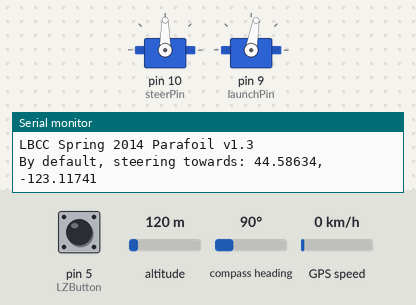
Simulated run of this sketch. Board: Arduino Uno, built with avr-gcc and run on an emulated ATmega328P. Parts: 2 × servo, the last lines printed to the serial monitor. The test bench sets the inputs (shaded band); at power-on: pin 5 (LZButton) HIGH, compass heading 90°, altitude 120 m, GPS speed 0 km/h. The GPS gets a fix after 3 s at 37.7749, -122.4194 with 8 satellites.

Above: at 1.2 s.
1.3 s: pin 5 (LZButton) pulled LOW for 3.2 s
At 2.6 s:
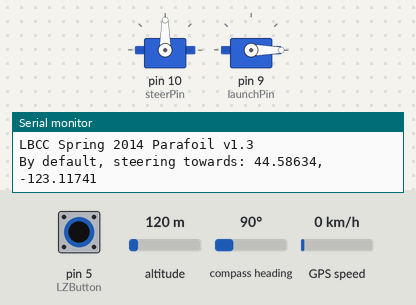
12.7 s: compass heading set to 90°
15.9 s: compass heading set to 269°
At 17.5 s:
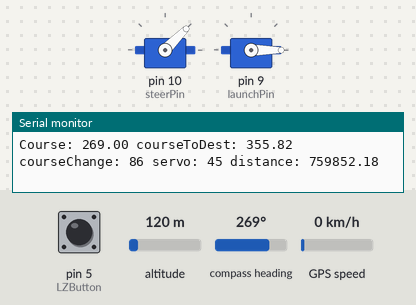
17.8 s: compass heading set to 26°
At 19.4 s:
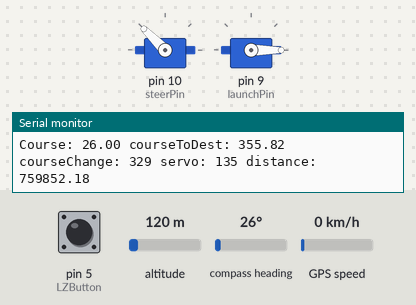
19.8 s: compass heading set to 184°
At 20.9 s:
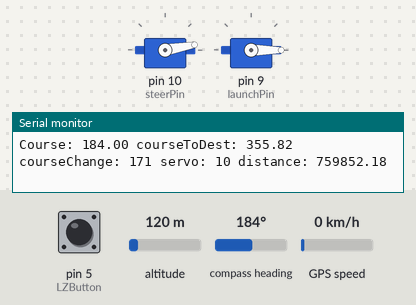
Timing chart, 0 to 22.8 s (numbered marks = the images above; inputs shaded):
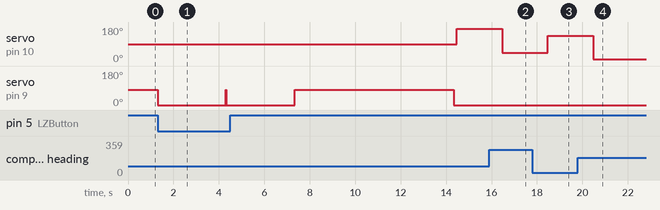

The sketch:

gps_guidance.ino
```cpp
#include <SoftwareSerial.h>
#include <TinyGPS++.h>
#include <PWMServo.h>

#define steerPin 10
#define launchPin 9
#define GPS_RX 8
#define GPS_TX 7
#define LZButton 5
#define LZHoldDelay 3000
#define LAUNCHDELAY 10 // launch time delay in seconds

// The serial connection to the GPS device
SoftwareSerial satData(GPS_RX, GPS_TX);
TinyGPSPlus gps;

PWMServo steer;
PWMServo launch;

// The default LZ is the hurdle pit near the Albany LBCC track
double LZ_LAT = 44.586337;
double LZ_LNG = -123.117409;

boolean flying = false;
unsigned int courseChange;
unsigned int curCourse;
// Timestamp the LZ button was most recently pressed.
unsigned long LZStartHold = millis();

void setup(){
  Serial.begin(115200);
  satData.begin(9600);

  steer.attach(steerPin);
  steer.write(90);
  launch.attach(launchPin);
  // Set launch servo to 'closed' position in case arduino resets while being lifted.
  launch.write(80);

  // The arduino can use a 20k built-in pullup resistor on digital I/O pins.
  pinMode(LZButton, INPUT_PULLUP);

  Serial.println("LBCC Spring 2014 Parafoil v1.3");
  Serial.print("By default, steering towards: ");
  Serial.print(LZ_LAT,5);
  Serial.print(", ");
  Serial.println(LZ_LNG,5);
}

void loop(){
  // Continually interpret the incoming gps data stream
  while (satData.available() > 0){
    gps.encode(satData.read());
  }
  if(flying && gps.location.isUpdated()){
    // Flying and new GPS readings? Update the course.
    setCourse();
  }else if(!flying && digitalRead(LZButton)==LOW){
    // Pre-launch, and button is pressed.
    // This code should be rewritten.
    if( (millis()-LZStartHold) > (LZHoldDelay+1000) ){
      // If button press is older than x+1 seconds, reset timer.
      LZStartHold = millis();
    }else if(gps.location.isValid() && (millis()-LZStartHold) > LZHoldDelay){
      // Set current location as the new LZ.
      setLZ();
    }else{
      // Button pressed but not long enough to set LZ, means cycle launch gate.
      launch.write(0); // open
      delay(3000); // time to leave the gate open in milliseconds
      launch.write(80); // close
    }
  }else if(!flying && (millis()-LZStartHold)>(LAUNCHDELAY*1000) ){
    // Meets condition to launch
    drop();
    flying = true;
  }
}

void drop(){
  // Used to trigger drop conditions based on time or altitude.
  launch.write(0);
  // Launch is a one-time event, so from now on we can ignore the servo.
  delay(100); // prevents servo from being detached while moving to position.
  launch.detach();
}

void setLZ(){
  // Set the target landing area to our current coordinates.
  LZStartHold = millis();
  LZ_LAT = gps.location.lat();
  LZ_LNG = gps.location.lng();
  // Serial.print() rounds floats/doubles to ints unless we specify decimal length.
  Serial.print("Setting new target LZ to: ");
  Serial.print(LZ_LAT,5);
  Serial.print(", ");
  Serial.println(LZ_LNG,5);
}

void setCourse(){
  // Find distance from current location, to LZ
  double distanceToDestination = TinyGPSPlus::distanceBetween(
    gps.location.lat(), gps.location.lng(), LZ_LAT, LZ_LNG);
  // Find heading in degrees, from current location, to LZ
  double courseToDestination = TinyGPSPlus::courseTo(
    gps.location.lat(), gps.location.lng(), LZ_LAT, LZ_LNG);
  // Calculate course correction needed using current heading and courseToDestination
  courseChange = (int)(360+courseToDestination-gps.course.deg())%360;
  Serial.print("Course: ");
  Serial.print(gps.course.deg());
  Serial.print(" courseToDest: ");
  Serial.print(courseToDestination);
  Serial.print(" courseChange: ");
  Serial.print(courseChange);
  // Adjust courseChange because compass degrees run clockwise from 270=W, 0=N, 90=E
  // The servo uses math degrees counterclockwise from 180=W, 90=N, 0=E.
  if(courseChange>330 || courseChange<30)
    courseChange = 90; // close enough, go straight.
  else if(courseChange > 270)
    courseChange = 135; // slight left
  else if(courseChange > 180)
    courseChange = 170; // hard left turn
  else if(courseChange > 90)
    courseChange = 10; // hard right turn
  else
    courseChange = 45; // slight right
  if(courseChange != curCourse){
    steer.write(courseChange);
  }
  Serial.print(" servo: ");
  Serial.print(courseChange);
  Serial.print(" distance: ");
  Serial.println(distanceToDestination);
}
```

Measured:
- after the input at 1.3 s, servo on pin 10 (steerPin): stays 90° (without the input it goes to 170° after 8.8 s); servo on pin 9 (launchPin): 80° → 0° after 0.00 s instead of 8.7 s
- after the input at 15.9 s, servo on pin 10 (steerPin): 170° → 45° after 0.57 s
- after the input at 17.8 s, servo on pin 10 (steerPin): 45° → 135° after 0.67 s
- after the input at 19.8 s, servo on pin 10 (steerPin): 135° → 10° after 0.67 s
